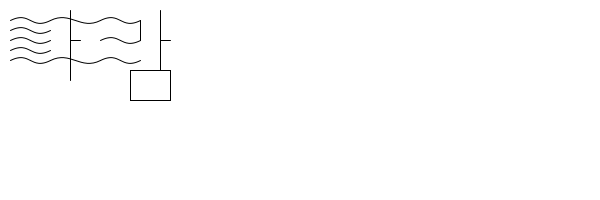
Frame 1 (no input)
Frame 60 (the mouse pressed at the canvas centre just before this capture): identical to frame 1, image omitted
Frame 120 (the mouse held since frame 60 and released just before this capture): identical to frame 1, image omitted

The Processing sketch that drew this single still picture (run headless with seeded random() and noise(); from frame 60 on, the mouse is pressed at the canvas centre):

// Processing sketch: W3_wind
// ── W3_wind.pde
void setup(){
  size(600, 200);
  noFill();
  stroke(0);
}

void draw(){
  background(255);
  // fist letter
  bezier(10, 20, 30, 10, 30, 30, 50, 20);
  bezier(10, 30, 30, 20, 30, 40, 50, 30);
  bezier(10, 40, 30, 30, 30, 50, 50, 40);
  bezier(10, 50, 30, 40, 30, 60, 50, 50);
  bezier(10, 60, 30, 50, 30, 70, 50, 60);
  line(70,10,70,80);
  line(70,40,80,40);
  
  // flow
  bezier(50, 20, 70, 10, 80, 30, 100, 20);
  bezier(50, 60, 70, 50, 80, 70, 100, 60);
  
  //second letter
  bezier(100, 20, 120, 10, 120, 30, 140, 20);
  line(140, 20, 140, 40);
  bezier(100, 40, 120, 30, 120, 50, 140, 40);
  bezier(100, 60, 120, 50, 120, 70, 140, 60);
  line(160, 10, 160, 70);
  line(160, 40, 170, 40);
  
  beginShape();
  vertex(130, 70);
  vertex(130, 100);
  vertex(170, 100);
  vertex(170, 70);
  endShape(CLOSE);

}
